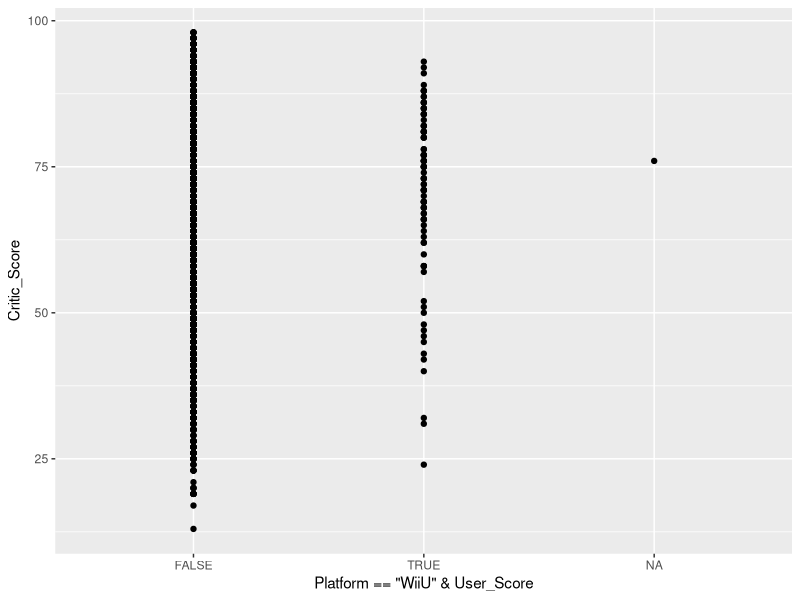

The R script that drew this image:
# Byronie Richards u-number

library(dplyr)
library(ggplot2)

videogames <- read.delim("./input/videogames.txt", stringsAsFactors = FALSE)

################ Question #1 ################
colNames <- colnames(videogames)

onlyGlobalSalesVideogames <- videogames

onlyGlobalSalesVideogames[ , grepl('Sales', names(onlyGlobalSalesVideogames), fixed=TRUE) & names(onlyGlobalSalesVideogames) != 'Global_Sales'] <- NULL

# str(onlyGlobalSalesVideogames)
# colnames(onlyGlobalSalesVideogames)
# onlyGlobalSalesVideogames["Global_Sales"][2,1]
# nrow(onlyGlobalSalesVideogames["Global_Sales"])

answer1 <- onlyGlobalSalesVideogames[onlyGlobalSalesVideogames$Global_Sales >= 1, ]

# print(answer1[answer1$Global_Sales < 1, ])


################ Question #2 ################

videogamesWithAVGScore <- videogames
videogamesWithAVGScore$Average_Score <- (videogamesWithAVGScore$Critic_Score + videogamesWithAVGScore$User_Score) / 2
# str(videogamesWithAVGScore)

answer2 <- videogamesWithAVGScore

################ Question #3 ################

PlaformsAndGlobalSales <- videogames[ , names(videogames) == 'Name' | names(videogames) == 'Global_Sales'] 

PlaformsAndGlobalSales$Num_Platforms <- transform(PlaformsAndGlobalSales, Num_Platforms = ave(seq(nrow(PlaformsAndGlobalSales)), Name, FUN=length))

# str(PlaformsAndGlobalSales$Num_Platforms) 

answer3 <- PlaformsAndGlobalSales

################ Question #4 ################

NoKAVideogames <- videogames
NoKAVideogames$Rating[NoKAVideogames$Rating == 'K-A'] <- 'E10+'

answer4 <- NoKAVideogames

################ Question #5 ################

ggplot() + geom_point(data = videogames, mapping = aes(x = Platform == 'WiiU' & User_Score, y = Critic_Score))



